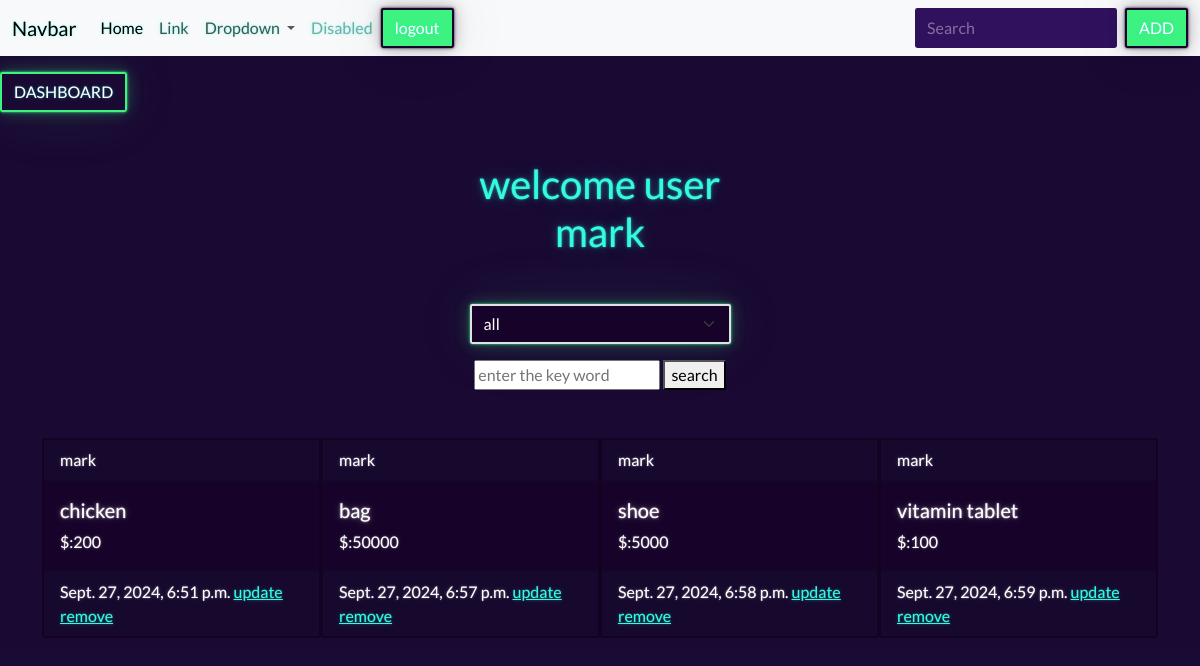
Screenshot of /expense/list/ (signed in) with the database file from the repository.
### budjet/models.py (models this page shows, shortened)
class Expense(models.Model):
    title=models.CharField(max_length=200)
    amount=models.PositiveIntegerField()
    created_date=models.DateTimeField(auto_now=True)
    category_expense=(
        ("food","food"),
        ("travel","travel"),
        ("health","health"),
        ("other","other"),
    )
    category=models.CharField(max_length=200,choices=category_expense)
    user=models.ForeignKey(User,on_delete=models.CASCADE)

### budjet/views.py (the view)
# urls.py: path("expense/list/",views.ExpenseListView.as_view(),name="expense-list"),
@method_decorator([signin_required,never_cache],name="dispatch")
class ExpenseListView(View):
    def get(self,request,*args,**kwargs):
        search_text=request.GET.get("search_text")
        selected_category=request.GET.get("category","all")
        if  selected_category =="all":
            qs=Expense.objects.filter(user=request.user)
        else:
            qs=Expense.objects.filter(category=selected_category,user=request.user)
        if search_text!=None:
            qs=Expense.objects.filter(user=request.user)
            qs=qs.filter(title__contains=search_text)
        return render(request,"expense_list.html",{"expense":qs,"selected":selected_category})

### budjet/templates/expense_list.html (shortened to what this page needs)
{%extends 'base.html'%}
{%block main_block%}
<a href="{%url 'expense-summary' %}" class="btn btn-outline-success mt-3">DASHBOARD</a>
<div class="container text-center p-5 ">
    <div class="w-25  mx-auto ">
        <h1 class="mb-5">welcome user {{request.user}}</h1>
        <form action="">
            <select name="category" class="form-select text-bg-dark btn-outline-success mb-3" onchange="this.form.submit()">
                <option value="all" {%if selected == "all" %} selected {%endif%}>all</option>
            </select>
        </form>
        <form action="{%url 'expense-list'%}">
            <input type="text" placeholder="enter the key word" name="search_text">
            <button type="submit">search</button>
        </form>
    </div>
</div>
<div class="container d-flex justify-content-between">
    {%for e in expense%}
    <div class="card text-bg-dark mb-3" style="max-width: 18rem;">
        <div class="card-header d-flex justify-content-between">
            <div>{{e.user}}</div>
        </div>
        <div class="card-body">
            <h5 class="card-title">{{e.title}}</h5>
            <p class="card-text">$:{{e.amount}}</p>
        </div>
        <div class="card-footer text-body-white">
            {{e.created_date}}
            <a href="{%url 'expense-update' e.id %}">update</a>
            <a href="{%url 'expense-delete' e.id %}">remove</a>
        </div>
    </div>
    {%endfor%}
</div>
{%endblock%}

### rows the page displays
Expense: user "mark", title "chicken", amount "200", created_date "Sept. 27, 2024, 6:51 p.m."
Expense: user "mark", title "bag", amount "50000", created_date "Sept. 27, 2024, 6:57 p.m."
Expense: user "mark", title "shoe", amount "5000", created_date "Sept. 27, 2024, 6:58 p.m."
Expense: user "mark", title "vitamin tablet", amount "100", created_date "Sept. 27, 2024, 6:59 p.m."

### other values shown
{{ request.user }} "mark"
